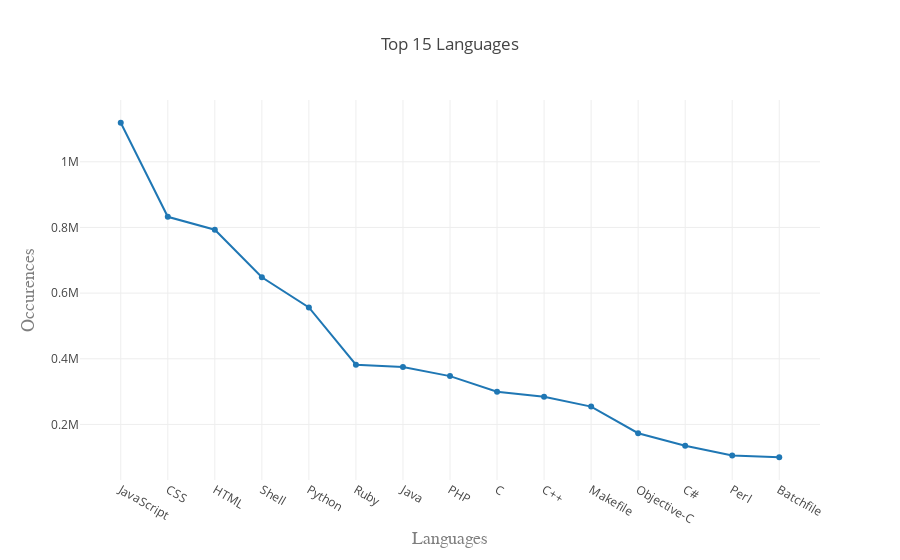

The notebook cell this image was saved under:
### Markdown cell above
We filtered out the `languages` table from bigquery's dataset to only show the top 15 languages by occurrences:
```sql
SELECT
  name,
  COUNT(*) AS occurences
FROM
  `bigquery-public-data.github_repos.languages` AS l,
  UNNEST(l.LANGUAGE)
GROUP BY
  name
ORDER BY
  occurences DESC
  limit 15
```

### Code cell
import plotly as py
from plotly.graph_objs import *
import pandas
col = ['name', 'occurences', '']
csv_data = pandas.read_csv('most_languages.csv', names=col)
lang = csv_data.name.tolist()
occ = csv_data.occurences.tolist()
lang.pop(0)
occ.pop(0)
x = lang
y = occ

py.offline.init_notebook_mode(connected=True)

layout = Layout(
    title='Top 15 Languages',
    xaxis=dict(
        title='Languages',
        titlefont=dict(
            family='Arial, arial',
            size=18,
            color='#7f7f7f'
    )),
    yaxis=dict(
        title='Occurences',
        titlefont=dict(
            family='Arial, arial',
            size=18,
            color='#7f7f7f'
    ))
)

py.offline.iplot({
    "data": [Scatter(x=lang, y=occ)],
    "layout": layout
})

### Figure 1 — Plotly figure (JSON) as saved in the notebook; plotly's stock layout.template omitted (floating-point values rounded to 4 significant figures)
{"data": [{"type": "scatter", "x": ["JavaScript", "CSS", "HTML", "Shell", "Python", "Ruby", "Java", "PHP", "C", "C++", "Makefile", "Objective-C", "C#", "Perl", "Batchfile"], "y": ["1118936", "832453", "793241", "648203", "556358", "381878", "374692", "347274", "299791", "284654", "254309", "173268", "135231", "105163", "100085"]}], "layout": {"title": "Top 15 Languages", "xaxis": {"title": "Languages", "titlefont": {"color": "#7f7f7f", "family": "Arial, arial", "size": 18}}, "yaxis": {"title": "Occurences", "titlefont": {"color": "#7f7f7f", "family": "Arial, arial", "size": 18}}}}
